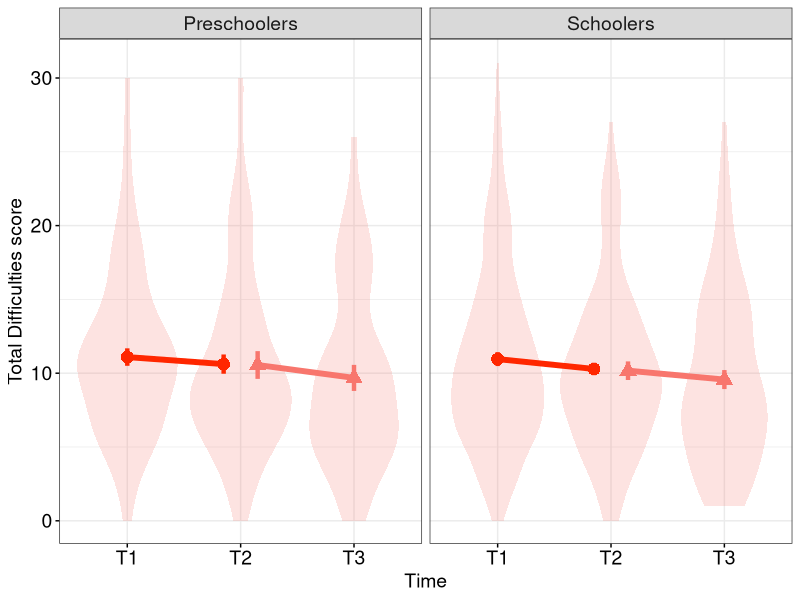
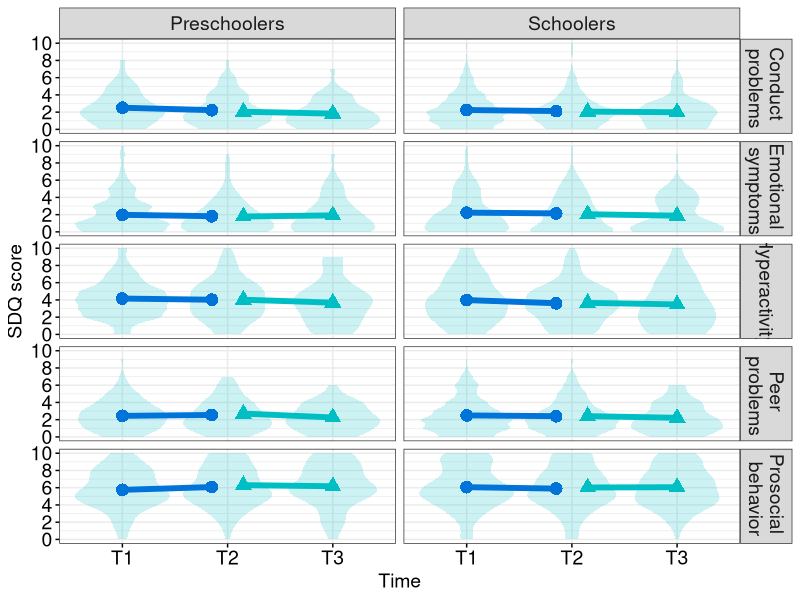
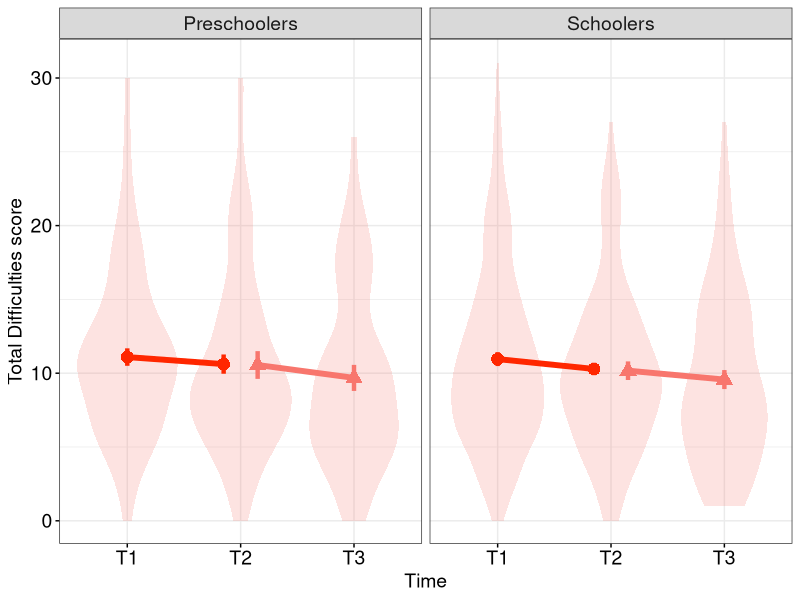
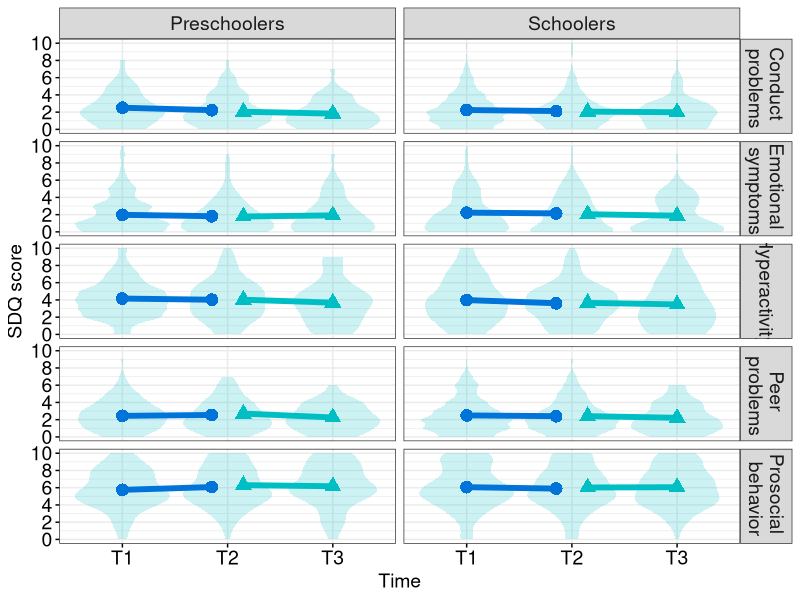

Generate these figures, in order, with R:
## ---- chunk 1
R.version   # 4.04
library(tidyverse)
library(dplyr)
#regression
library(lme4)
library(lmerTest)
library(emmeans)
## ---- chunk 2
# Data for Primary Analysis
d.p <- read.csv("../data.csv", header=TRUE) %>% subset(time=="T1" & excludeT1T2!="excluded")
d.p <- d.p %>% rbind(read.csv("../data.csv", header=TRUE) %>% subset(time=="T2"))
d.p <- d.p %>% subset(ch_ageY>=4)
head(d.p)
summary(d.p)

# Data for Follow-up Analysis
d.s <- read.csv("../data.csv", header=TRUE) %>% subset(time=="T2" & excludeT2T3!="excluded")
d.s <- d.s %>% rbind(read.csv("../data.csv", header=TRUE) %>% subset(time=="T3"))
d.s <- d.s %>% subset(ch_ageY>=4)
head(d.s)
summary(d.s)
## ---- chunk 3
# Data reshape: Total Difficulties Score
d.p %>% select(id, time, school, sdq_sum) -> d.p.tds
head(d.p.tds)
str(d.p.tds)

d.s %>% select(id, time, school, sdq_sum) -> d.s.tds
head(d.s.tds)
str(d.s.tds)


# Data reshape: Sub-categories
d.p %>% select(id, time, school, conduct, hyperactive, emotional, peer, prosocial) %>% 
  pivot_longer(c(conduct, hyperactive, emotional, peer, prosocial),
               names_to  ="subcat",
               values_to ="sdqscore") -> d.p.sub
head(d.p.sub)
str(d.p.sub)

d.s %>% select(id, time, school, conduct, hyperactive, emotional, peer, prosocial) %>% 
  pivot_longer(c(conduct, hyperactive, emotional, peer, prosocial),
               names_to  ="subcat",
               values_to ="sdqscore") -> d.s.sub
head(d.s.sub)
str(d.s.sub)
## ---- chunk 4
# Total Difficulties Score
d.p.tds %>% group_by(school, time) %>% 
  summarise(Full = n(),
            CountError = sum(is.na(sdq_sum)),
            CountNoError = Full - CountError,
            ErrorRarw = CountError / Full,
            Mean = mean(sdq_sum, na.rm=TRUE),
            SD   = sd(sdq_sum, na.rm=TRUE),
            SE   = SD / sqrt(CountNoError)) %>% as.data.frame() -> d.p.tds.sum
d.p.tds.sum


d.s.tds %>% group_by(school, time) %>% 
  summarise(Full = n(),
            CountError = sum(is.na(sdq_sum)),
            CountNoError = Full - CountError,
            ErrorRarw = CountError / Full,
            Mean = mean(sdq_sum, na.rm=TRUE),
            SD   = sd(sdq_sum, na.rm=TRUE),
            SE   = SD / sqrt(CountNoError)) %>% as.data.frame() -> d.s.tds.sum
d.s.tds.sum


# Sub-categories
d.p.sub %>% group_by(school, time, subcat) %>% 
  summarise(Full = n(),
            CountError = sum(is.na(sdqscore)),
            CountNoError = Full - CountError,
            ErrorRarw = CountError / Full,
            Mean = mean(sdqscore, na.rm=TRUE),
            SD   = sd(sdqscore, na.rm=TRUE),
            SE   = SD / sqrt(CountNoError)) %>% as.data.frame() -> d.p.sub.sum
d.p.sub.sum

d.s.sub %>% group_by(school, time, subcat) %>% 
  summarise(Full = n(),
            CountError = sum(is.na(sdqscore)),
            CountNoError = Full - CountError,
            ErrorRarw = CountError / Full,
            Mean = mean(sdqscore, na.rm=TRUE),
            SD   = sd(sdqscore, na.rm=TRUE),
            SE   = SD / sqrt(CountNoError)) %>% as.data.frame() -> d.s.sub.sum
d.s.sub.sum
## ---- chunk 5
# STATISTICAL TEST
m.p.tds <- lmer(sdq_sum ~ time*school + (1|id), data=d.p.tds)
anova(m.p.tds, ddf="Kenward-Roger")
## ---- chunk 6
m.p.sub <- lmer(sdqscore ~ subcat*time*school+(1|id)+(1|id:subcat)+(1|id:time), data=d.p.sub)
anova(m.p.sub, ddf="Kenward-Roger")

# MULTIPLE COMPARISON
emmeans(m.p.sub, "subcat") %>% pairs(adjust="bonferroni")

# SIMPLE SLOPE (whom:time:school) 
m.p.sub.comp <- emmeans(m.p.sub, ~ subcat*time*school)
pairs(m.p.sub.comp, simple="each", combine=TRUE)
## ---- chunk 7
# STATISTICAL TEST
m.s.tds <- lmer(sdq_sum ~ time*school + (1|id), data=d.s.tds)
anova(m.s.tds, ddf="Kenward-Roger")
## ---- chunk 8
m.s.sub <- lmer(sdqscore ~ subcat*time*school+(1|id)+(1|id:subcat)+(1|id:time), data=d.s.sub)
anova(m.s.sub, ddf="Kenward-Roger")

# MULTIPLE COMPARISON
emmeans(m.s.sub, "subcat") %>% pairs(adjust="bonferroni")
emmeans(m.s.sub, "time") %>% pairs(adjust="bonferroni")

# SIMPLE SLOPE (whom:time:school) 
m.s.sub.comp <- emmeans(m.s.sub, ~ subcat*time*school)
pairs(m.s.sub.comp, simple="each", combine=TRUE)
## ---- chunk 9
subcatlab <- as_labeller(c("presch" = "Preschoolers", 
                           "sch" = "Schoolers",
                           "conduct" = "Conduct \n problems", 
                           "emotional" = "Emotional \n symptoms", 
                           "hyperactive"="Hyperactivity", 
                           "peer" = "Peer \n problems", 
                           "prosocial"="Prosocial \n behavior"))

d.all <- read.csv("../data.csv", header=TRUE) %>% subset(ch_ageY>=4) %>% 
  select(id, time, school, conduct, hyperactive, emotional, peer, prosocial, sdq_sum) %>% 
  pivot_longer(c(conduct, hyperactive, emotional, peer, prosocial, sdq_sum),
               names_to="subcat",
               values_to="sdqscore")

d.p.tds.sum <- d.p.tds.sum %>% mutate(cat="p")
d.s.tds.sum <- d.s.tds.sum %>% mutate(cat="s")
d.tds.sum <- rbind(d.p.tds.sum, d.s.tds.sum)

d.p.sub.sum <- d.p.sub.sum %>% mutate(cat="p")
d.s.sub.sum <- d.s.sub.sum %>% mutate(cat="s")
d.sub.sum <- rbind(d.p.sub.sum, d.s.sub.sum)
## ---- chunk 10
# Total Difficulties Score
d.all %>% subset(subcat=="sdq_sum") %>% ggplot(aes(x=time, fill=cat, color=cat))+
  geom_violin(aes(y=sdqscore), alpha=0.2, color="NA", fill="#F8766D")+
  geom_point(data=d.tds.sum, aes(y=Mean, shape=cat), size=4, position=position_dodge(width=0.6))+
  geom_linerange(data=d.tds.sum, aes(ymin=Mean-SE, ymax=Mean+SE), size=1.5, position=position_dodge(width=0.6))+
  geom_line(data=d.tds.sum, aes(y=Mean, group=cat), size=2, position=position_dodge(width=0.6))+
  # Other Properties
  facet_wrap(~school, labeller=subcatlab)+
  scale_y_continuous(limits=c(0,31.1))+
  scale_color_manual(values=c(p="#FF2700", s="#F8766D"))+
  labs(x="Time", y="Total Difficulties score")+
  theme_bw()+
  theme(axis.ticks=element_line(color = "black"),
        axis.text=element_text(size=14, color = "black"),
        axis.title=element_text(size=14, color="black"),
        strip.text=element_text(size=14),
        legend.title=element_text(size=14, color="black"),
        legend.position="none") -> fig.tds
fig.tds  

ggsave(file="fig.tds.png", plot=fig.tds, dpi=350, width=8, height=3.5)
## ---- chunk 11
# Sub-categories
d.all %>% subset(subcat!="sdq_sum") %>% ggplot(aes(x=time, fill=cat, color=cat))+
  geom_violin(aes(y=sdqscore), alpha=0.2, color="NA", fill="#00BFC4")+
  geom_point(data=d.sub.sum, aes(y=Mean, shape=cat), size=4, position=position_dodge(width=0.6))+
  geom_linerange(data=d.sub.sum, aes(ymin=Mean-SE, ymax=Mean+SE), size=1.5, position=position_dodge(width=0.6))+
  geom_line(data=d.sub.sum, aes(y=Mean, group=cat), size=2, position=position_dodge(width=0.6))+
  # Other Properties
  facet_grid(subcat~school, labeller=subcatlab)+
  scale_y_continuous(limits=c(0,10.01), breaks=seq(0,10,2))+
  scale_color_manual(values=c(p="#0074D9", s="#00BFC4"))+
  labs(x="Time", y="SDQ score")+
  theme_bw()+
  theme(axis.ticks=element_line(color = "black"),
        axis.text=element_text(size=14, color = "black"),
        axis.title=element_text(size=14, color="black"),
        strip.text=element_text(size=14),
        legend.title=element_text(size=14, color="black"),
        legend.position="none") -> fig.sub
fig.sub

ggsave(file="fig.sub.png", plot=fig.sub, dpi=350, width=8, height=8)
